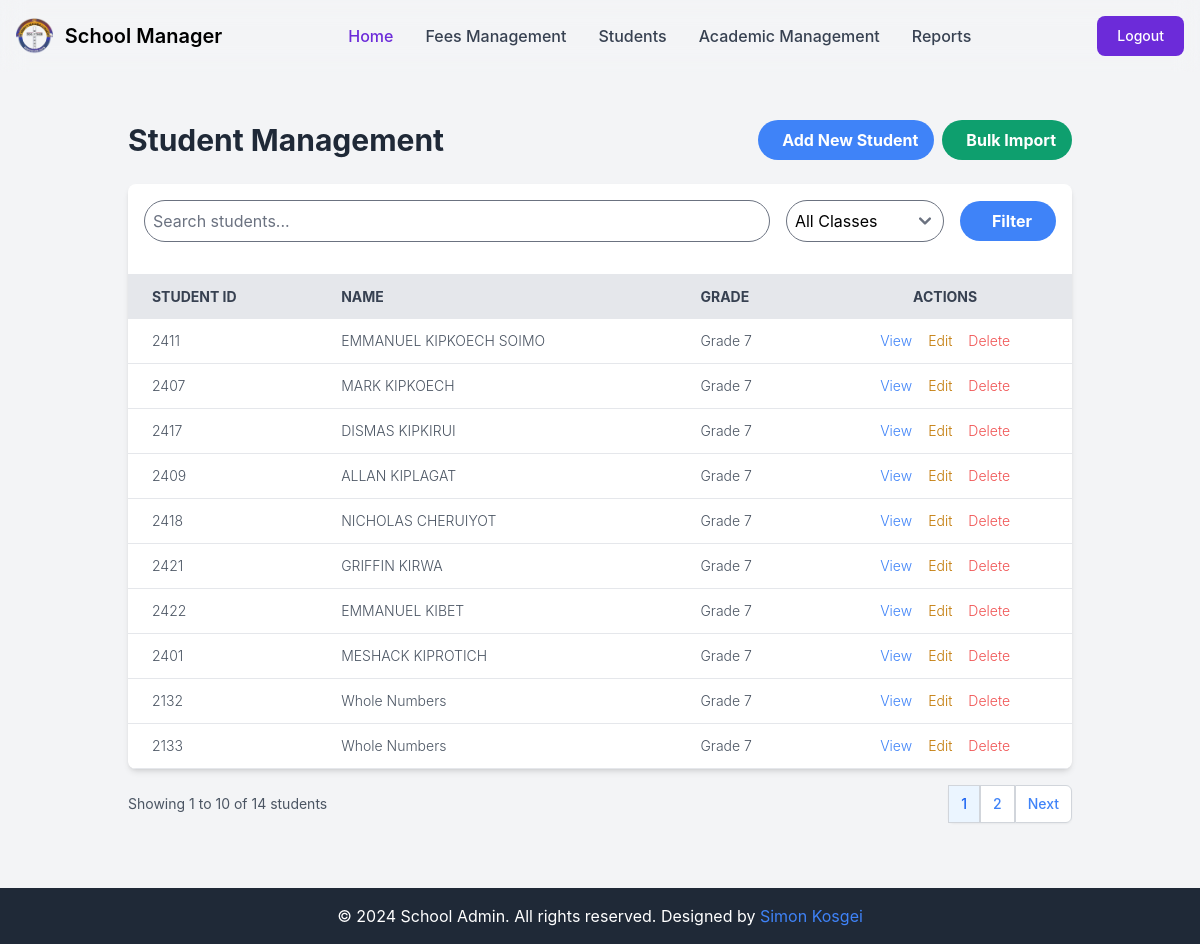
Page /control/students/ (signed in) on the earlier database version.
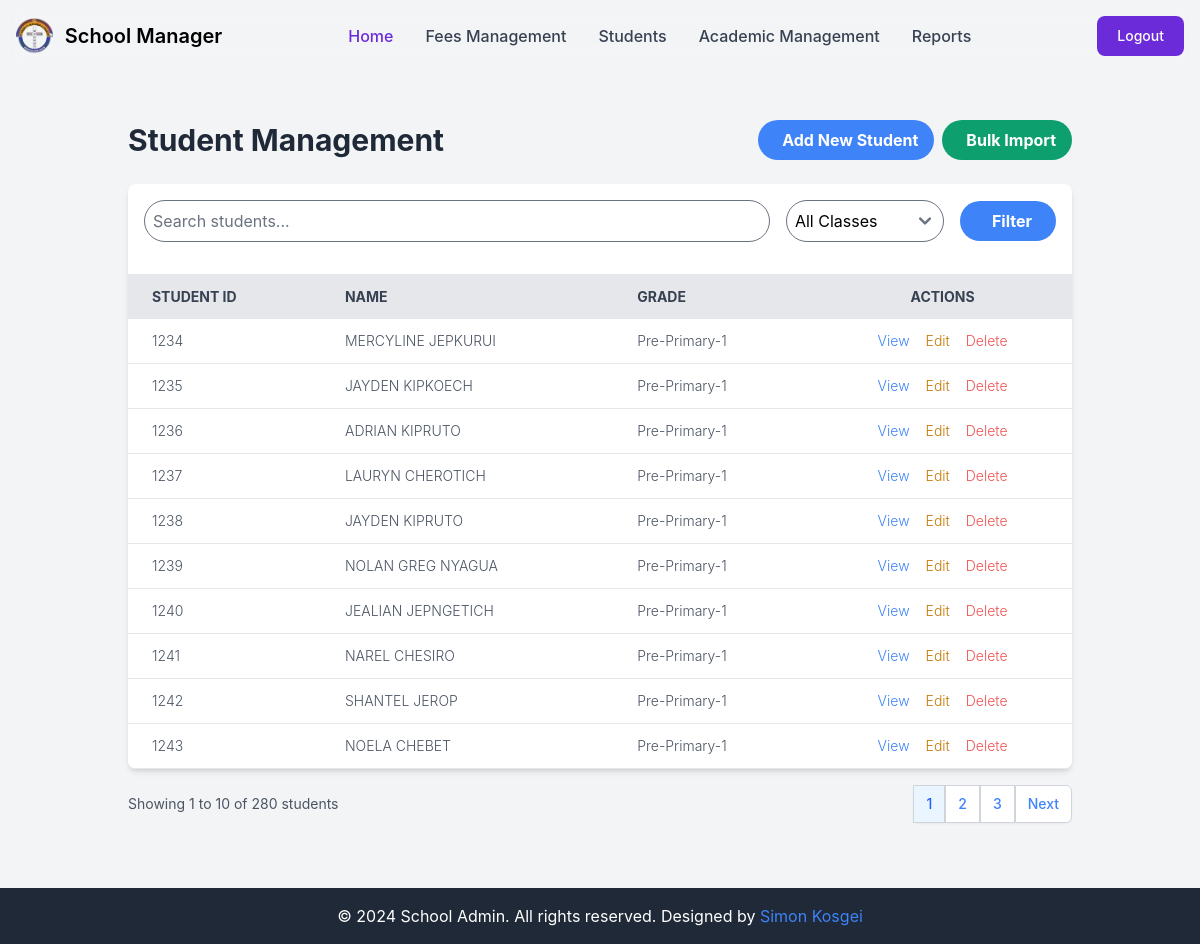
Same page on the later database version.
### learners/models.py (models this page shows, shortened)
class LearnerRegister(models.Model):
    GENDER_CHOICES = [
        ('Male', 'Male'),
        ('Female', 'Female'),
    ]
    register_date = models.DateTimeField(auto_now_add=True)
    learner_id = models.IntegerField(unique=True)
    date_of_birth = models.DateField()
    name = models.CharField(max_length=100)
    grade = models.ForeignKey(Grade, on_delete=models.CASCADE, related_name='learners', default='1')
    gender = models.CharField(max_length=100, choices=GENDER_CHOICES)
    name_of_parent = models.CharField(max_length=100, default='Parent')
    parent_contact = models.CharField(max_length=100, default='Contact')
    fee_balance = models.DecimalField(max_digits=10, decimal_places=2, default=0)
    maize_balance = models.DecimalField(max_digits=10, decimal_places=2, default=0)
    beans_balance = models.DecimalField(max_digits=10, decimal_places=2, default=0)

class Grade(models.Model):
    GRADES = [
        ('Pre-Primary-1', 'Pre-Primary-1'),
        ('Pre-Primary-2', 'Pre-Primary-2'),
        ('Grade 1', 'Grade 1'),
        ('Grade 2', 'Grade 2'),
        ('Grade 3', 'Grade 3'),
        ('Grade 4', 'Grade 4'),
        ('Grade 5', 'Grade 5'),
        ('Grade 6', 'Grade 6'),
        ('Grade 7', 'Grade 7'),
        ('Grade 8', 'Grade 8'),
        ('Grade 9', 'Grade 9'),
    ]
    grade_name = models.CharField(max_length=100, choices=GRADES, unique=True)
    grade_description = models.TextField()
    class_teacher_remark = models.TextField(blank=True)

### administrator/views.py (the view)
# urls.py: path('students/', student_list, name='student_management'),
@login_required
def student_list(request):
    query = request.GET.get('q')
    selected_grade = request.GET.get('grade')
    students = LearnerRegister.objects.all()
    grades = Grade.objects.all()
    if query:
        students = students.filter(
            Q(name__icontains=query) |
            Q(learner_id__icontains=query)
        )
    if selected_grade:
        students = students.filter(grade_id=selected_grade)
    paginator = Paginator(students, 10)  # Show 10 students per page
    page_number = request.GET.get('page')
    page_obj = paginator.get_page(page_number)
    context = {
        'page_obj': page_obj,
        'query': query,
        'grades': grades,
        'selected_grade': int(selected_grade) if selected_grade else None,
    }
    return render(request, 'admin/student_management.html', context)

### templates/admin/student_management.html (shortened to what the changed rows need)
{% extends 'admin/base.html' %}
{% load static %}
{% block content %}
<div class="container mx-auto px-4 py-8">
    <div class="flex flex-col sm:flex-row justify-between items-center mb-6 space-y-4 sm:space-y-0">
        <h1 class="text-2xl sm:text-3xl font-bold text-gray-800">Student Management</h1>
    </div>
    <div class="bg-white shadow-md rounded-lg overflow-hidden">
        <div class="overflow-x-auto">
            <table class="w-full">
                <thead>
                    <tr class="bg-gray-200 text-gray-700 uppercase text-sm leading-normal">
                        <th class="py-3 px-6 text-left">Student ID</th>
                        <th class="py-3 px-6 text-left">Name</th>
                        <th class="py-3 px-6 text-left">Grade</th>
                        <th class="py-3 px-6 text-center">Actions</th>
                    </tr>
                </thead>
                <tbody class="text-gray-600 text-sm font-light">
                    {% for student in page_obj %}
                    <tr class="border-b border-gray-200 hover:bg-gray-100 transition duration-300 ease-in-out">
                        <td class="py-3 px-6 text-left whitespace-nowrap">{{ student.learner_id }}</td>
                        <td class="py-3 px-6 text-left">{{ student.name }}</td>
                        <td class="py-3 px-6 text-left">{{ student.grade.grade_name }}</td>
                        <td class="py-3 px-6 text-center">
                            <div class="flex item-center justify-center space-x-2 sm:space-x-4">
                                <a href="{% url 'student_detail' student.pk %}" class="text-blue-500 hover:text-blue-700 transition duration-300 ease-in-out">
                                    View
                                </a>
                                <a href="{% url 'student_update' student.pk %}" class="text-yellow-500 hover:text-yellow-700 transition duration-300 ease-in-out">
                                    Edit
                                </a>
                                <a href="{% url 'student_delete' student.pk %}" class="text-red-500 hover:text-red-700 transition duration-300 ease-in-out">
                                    Delete
                                </a>
                            </div>
                        </td>
                    </tr>
                    {% empty %}
                    <tr>
                        <td colspan="4" class="py-3 px-6 text-center text-gray-500">No students found.</td>
                    </tr>
                    {% endfor %}
                </tbody>
            </table>
        </div>
    </div>
    <div class="mt-4 flex flex-col sm:flex-row justify-between items-center space-y-4 sm:space-y-0">
        <p class="text-gray-600 text-sm">
            Showing {{ page_obj.start_index }} to {{ page_obj.end_index }} of {{ page_obj.paginator.count }} students
        </p>
        {% if page_obj.has_other_pages %}
        <nav class="inline-flex rounded-md shadow-sm">
            {% for num in page_obj.paginator.page_range %}
                {% if page_obj.number == num %}
                    <span class="px-3 py-2 text-sm font-medium text-blue-600 bg-blue-50 border border-gray-300">{{ num }}</span>
                {% elif num > page_obj.number|add:'-3' and num < page_obj.number|add:'3' %}
                    <a href="?page={{ num }}&q={{ query|urlencode }}&grade={{ selected_grade }}" class="px-3 py-2 text-sm font-medium text-blue-500 bg-white border border-gray-300 hover:bg-gray-50">{{ num }}</a>
                {% endif %}
            {% endfor %}
            {% if page_obj.has_next %}
                <a href="?page={{ page_obj.next_page_number }}&q={{ query|urlencode }}&grade={{ selected_grade }}" class="px-3 py-2 text-sm font-medium text-blue-500 bg-white border border-gray-300 rounded-r-md hover:bg-gray-50">Next</a>
            {% endif %}
        </nav>
        {% endif %}
    </div>
</div>
{% endblock %}

Differences in the rows shown:
removed LearnerRegister: learner_id "2411", name "EMMANUEL KIPKOECH SOIMO", grade.grade_name "Grade 7"
removed LearnerRegister: learner_id "2407", name "MARK KIPKOECH", grade.grade_name "Grade 7"
removed LearnerRegister: learner_id "2417", name "DISMAS KIPKIRUI", grade.grade_name "Grade 7"
removed LearnerRegister: learner_id "2409", name "ALLAN KIPLAGAT", grade.grade_name "Grade 7"
removed LearnerRegister: learner_id "2418", name "NICHOLAS CHERUIYOT", grade.grade_name "Grade 7"
removed LearnerRegister: learner_id "2421", name "GRIFFIN KIRWA", grade.grade_name "Grade 7"
removed LearnerRegister: learner_id "2422", name "EMMANUEL KIBET", grade.grade_name "Grade 7"
removed LearnerRegister: learner_id "2401", name "MESHACK KIPROTICH", grade.grade_name "Grade 7"
removed LearnerRegister: learner_id "2132", name "Whole Numbers", grade.grade_name "Grade 7"
removed LearnerRegister: learner_id "2133", name "Whole Numbers", grade.grade_name "Grade 7"
added LearnerRegister: learner_id "1234", name "MERCYLINE JEPKURUI", grade.grade_name "Pre-Primary-1"
added LearnerRegister: learner_id "1235", name "JAYDEN KIPKOECH", grade.grade_name "Pre-Primary-1"
added LearnerRegister: learner_id "1236", name "ADRIAN KIPRUTO", grade.grade_name "Pre-Primary-1"
added LearnerRegister: learner_id "1237", name "LAURYN CHEROTICH", grade.grade_name "Pre-Primary-1"
added LearnerRegister: learner_id "1238", name "JAYDEN KIPRUTO", grade.grade_name "Pre-Primary-1"
added LearnerRegister: learner_id "1239", name "NOLAN GREG NYAGUA", grade.grade_name "Pre-Primary-1"
added LearnerRegister: learner_id "1240", name "JEALIAN JEPNGETICH", grade.grade_name "Pre-Primary-1"
added LearnerRegister: learner_id "1241", name "NAREL CHESIRO", grade.grade_name "Pre-Primary-1"
added LearnerRegister: learner_id "1242", name "SHANTEL JEROP", grade.grade_name "Pre-Primary-1"
added LearnerRegister: learner_id "1243", name "NOELA CHEBET", grade.grade_name "Pre-Primary-1"
Other differences:
{{ page_obj.paginator.count }}: "14" → "280"
new list line: "3"
